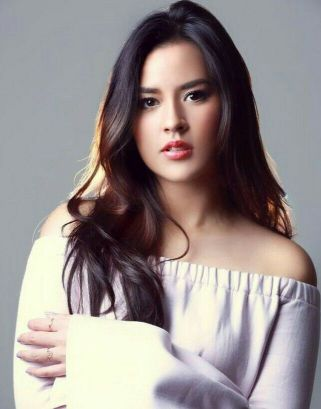
%> input picture Tugas7 Kelompok/img/program/raisa.jpg, 321 x 409 px
$ octave Tugas_Kelompok.m   (GNU Octave 9; MATLAB toolbox functions it lacks are replaced by stand-ins)
%> lines starting %> are read from the running program, lines starting %| are printed output that depends on the picture
img = imread('raisa.jpg');
%> img is the input picture: size 409x321x3 uint8; mean R, G, B 151.4, 142.3, 141.3
gambar = rgb2gray(img);
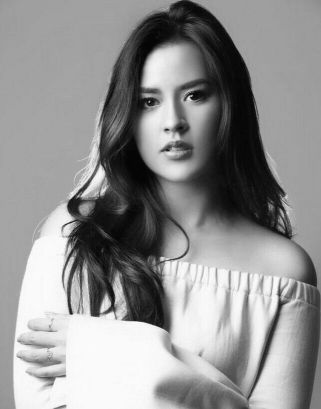
%> gambar: size 409x321 uint8; min 2, max 254, mean 144.9

kernel1 = [-1 -1 -1; -1 8 -1; -1 -1 -1];
kernel2 = [-1 -1 -1; -1 9 -1; -1 -1 -1];
kernel3 = [0 -1 0; -1 5 -1; 0 -1 0];
kernel4 = [1 -2 1; -2 5 -2; 1 -2 1];
kernel5 = [1 -2 1; -2 4 -2; 1 -2 1];
kernel6 = [0 1 0; 1 -4 1; 0 1 0];

output1 = uint8(conv2(double(gambar),kernel1, 'same'));
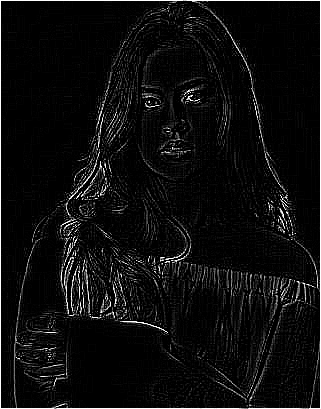
%> output1: size 409x321 uint8; min 0, max 255, mean 13.7
output2 = uint8(conv2(double(gambar),kernel2, 'same'));
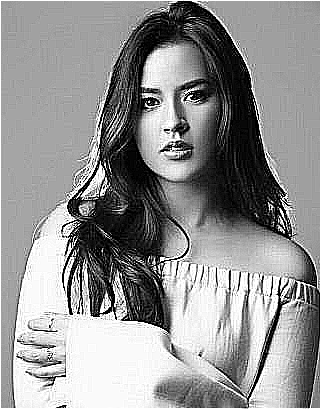
%> output2: size 409x321 uint8; min 0, max 255, mean 146
output3 = uint8(conv2(double(gambar),kernel3, 'same'));
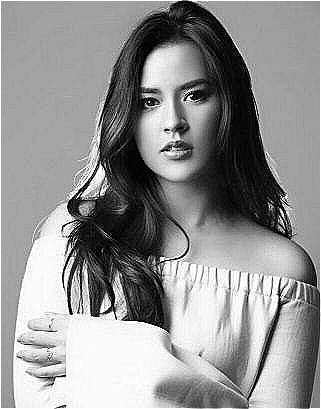
%> output3: size 409x321 uint8; min 0, max 255, mean 145.8
output4 = uint8(conv2(double(gambar),kernel4, 'same'));
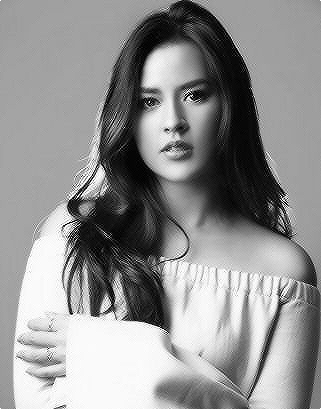
%> output4: size 409x321 uint8; min 0, max 255, mean 145
output5 = uint8(conv2(double(gambar),kernel5, 'same'));
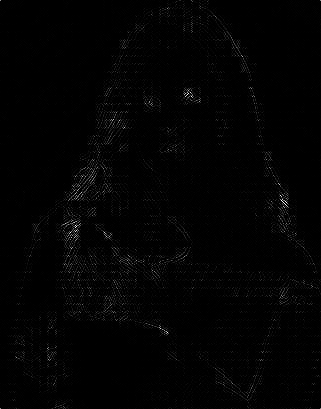
%> output5: size 409x321 uint8; min 0, max 255, mean 2.8
output6 = uint8(conv2(double(gambar),kernel6, 'same'));
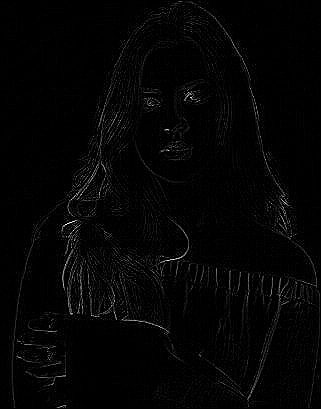
%> output6: size 409x321 uint8; min 0, max 255, mean 4.4

figure(1);
subplot(3,3,1); imshow(gambar); title('gambar asli');
subplot(3,3,2); imshow(output1); title('output kernel1');
subplot(3,3,3); imshow(output2); title('output kernel2');
subplot(3,3,4); imshow(output3); title('output kernel3');
subplot(3,3,5); imshow(output4); title('output kernel4');
subplot(3,3,6); imshow(output5); title('output kernel5');
subplot(3,3,7); imshow(output6); title('output kernel6');

$ run again, with Tugas7 Kelompok/img/program/gedung.tif saved as Tugas7 Kelompok/img/program/raisa.jpg
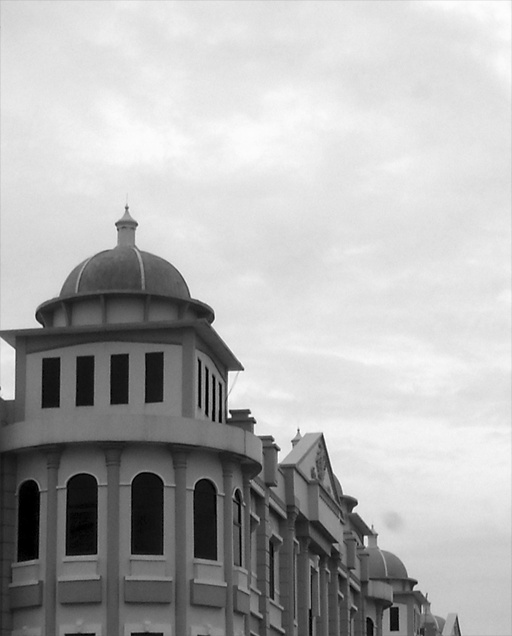
%> input picture Tugas7 Kelompok/img/program/gedung.tif, 512 x 636 px
%> img is the input picture: size 636x512 uint8; min 0, max 255, mean 177.6
%> `output2 = uint8(conv2(double(gambar),kernel2, 'same'));`:
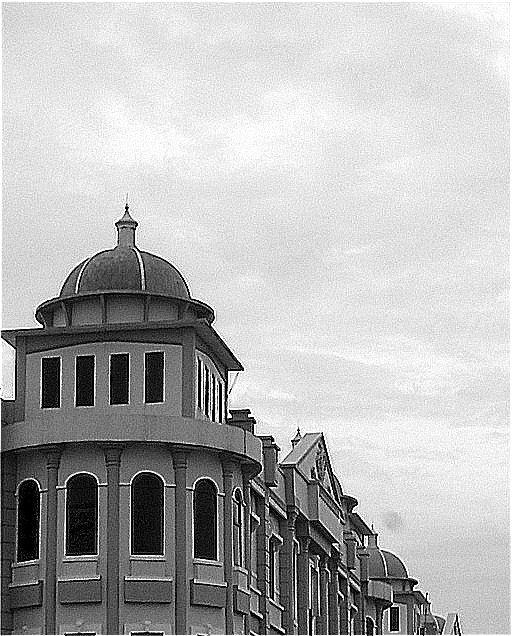
%> output2: size 636x512 uint8; min 0, max 255, mean 179.4
%> `output5 = uint8(conv2(double(gambar),kernel5, 'same'));`:
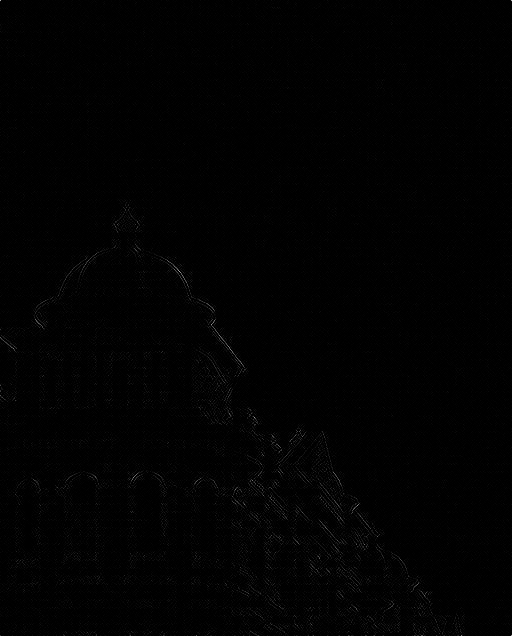
%> output5: size 636x512 uint8; min 0, max 186, mean 1.8
